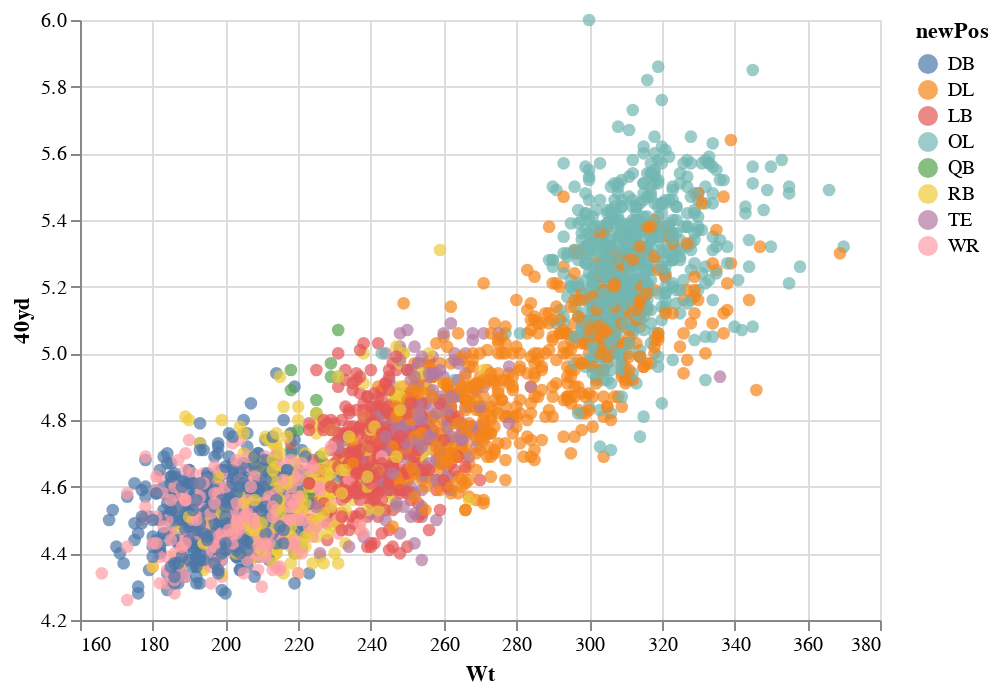

The cell this chart's notebook holds for it:
### Markdown cell above
The below is the example of interactive altair chart with `Wt` and `40yd`. It become more apparent when selecting one data point, so that same position will be presented bigger. 
From that, I found that the same position locates near each other, therefore I decided to make a prediction with two components.

### Code cell
sel = alt.selection_single(fields=["newPos"])
c_list[3].encode(
    tooltip=["40yd", "Wt","Vertical","Shuttle"],
    size=alt.condition(sel, alt.value(40),alt.value(10))
    ).add_selection(sel)

### Figure 1 — Vega-Lite specification as saved in the notebook (floating-point values rounded to 4 significant figures; data arrays with more than 128 entries replaced by an {"elided": "..."} marker saying what was removed)
{"config": {"view": {"continuousWidth": 400, "continuousHeight": 300}}, "data": {"name": "data-8409e65602e759b6965e7a605d24296e"}, "mark": "circle", "encoding": {"color": {"type": "nominal", "field": "newPos"}, "size": {"condition": {"value": 40, "selection": "selector001"}, "value": 10}, "tooltip": [{"type": "quantitative", "field": "40yd"}, {"type": "quantitative", "field": "Wt"}, {"type": "quantitative", "field": "Vertical"}, {"type": "quantitative", "field": "Shuttle"}], "x": {"type": "quantitative", "field": "Wt", "scale": {"zero": false}}, "y": {"type": "quantitative", "field": "40yd", "scale": {"zero": false}}}, "selection": {"selector001": {"type": "single", "fields": ["newPos"]}}, "$schema": "https://vega.github.io/schema/vega-lite/v4.8.1.json", "datasets": {"data-8409e65602e759b6965e7a605d24296e": {"elided": "2986 records"}}}
